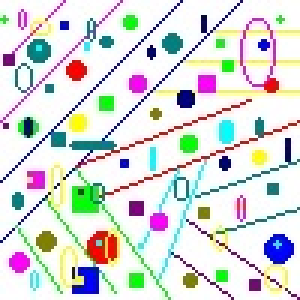
#> input picture Python_exercises/Colorblk.jpg, 100 x 100 px, found by its file name (shown 3 times larger)
$ jupyter execute --allow-errors Chapter_06_WorkingWithRealData.ipynb   (shell and % lines are left out)
#> lines starting #> are read from the running program, lines starting #| are printed output that depends on the picture
# Uploading, Streaming, and Sampling Data

## Uploading small amounts of data into memory

#> (a cell that did not finish here is left out)

## Streaming large amounts of data into memory

#> (a cell that did not finish here is left out)

## Generating variations on image data

[cell 3]
import matplotlib.pyplot as plt
import matplotlib.image as img

image = img.imread("C:/Util/Cenfotec/Module5_Task1/9781119547624_P4DS4D2/Colorblk.jpg")
#> image is the input picture: shape (100, 100, 3); mean R, G, B 215.6, 218.6, 216.2
print(image.shape)
#| (100, 100, 3)
print(image.size)
#| 30000
plt.imshow(image)
plt.show()
#the image is 100 x 100 x 3 pixels. The image size property is the combination of these three elements, or 30,000 bytes.
#Mueller, John Paul. Python for Data Science For Dummies (For Dummies (Computer/Tech)) (p. 103). Wiley. Kindle Edition.

## Sampling data in different ways

[cell 4]
n = 2
#> (the rest of this cell did not finish here and is left out)

[cell 5]
from random import random
sample_size = 0.25
#> (the rest of this cell did not finish here and is left out)

# Accessing Data in Structured Flat-File Form

## Reading from a text file

[cell 6]
import pandas as pd
#> (the rest of this cell did not finish here and is left out)

## Reading CSV delimited format

[cell 7]
import pandas as pd
#> (the rest of this cell did not finish here and is left out)

#> (a cell that did not finish here is left out)

## Reading Excel and other Microsoft Office files

[cell 9]
import pandas as pd
#> (the rest of this cell did not finish here and is left out)

# Sending Data in Unstructured File Form

[cell 10]
from skimage.io import imread
from skimage.transform import resize
from matplotlib import pyplot as plt
import matplotlib.cm as cm

example_file = ("http://upload.wikimedia.org/" +
    "wikipedia/commons/7/7d/Dog_face.png")
#> (the rest of this cell did not finish here and is left out)

[cell 11]
print("data type: %s, shape: %s" %
      (type(image), image.shape))
#| data type: <class 'numpy.ndarray'>, shape: (100, 100, 3)

[cell 12]
#crop image
image2 = image[5:70,0:70]
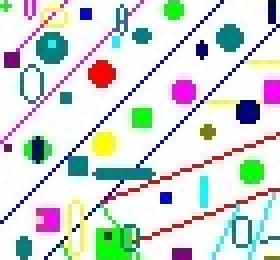
#> image2: shape (65, 70, 3) (shown 4 times larger); mean R, G, B 209.3, 216.2, 213.6
plt.imshow(image2, cmap=cm.gray)
plt.show()

[cell 13]
#change image size
image3 = resize(image2, (40, 40), mode='symmetric')
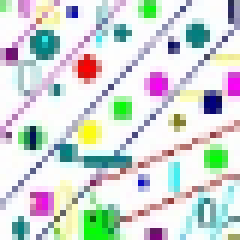
#> image3: shape (40, 40, 3) float64 (shown 6 times larger); mean R, G, B 0.82, 0.848, 0.837
plt.imshow(image3, cmap=cm.gray)
print("data type: %s, shape: %s" %
      (type(image3), image3.shape))
#| data type: <class 'numpy.ndarray'>, shape: (40, 40, 3)

[cell 14]
image_row = image3.flatten()
#> image_row = 4800 values, max 1 at index 338, min 0.000959 at index 2655, mean 0.835
print("data type: %s, shape: %s" %
      (type(image_row), image_row.shape))
#| data type: <class 'numpy.ndarray'>, shape: (4800,)
